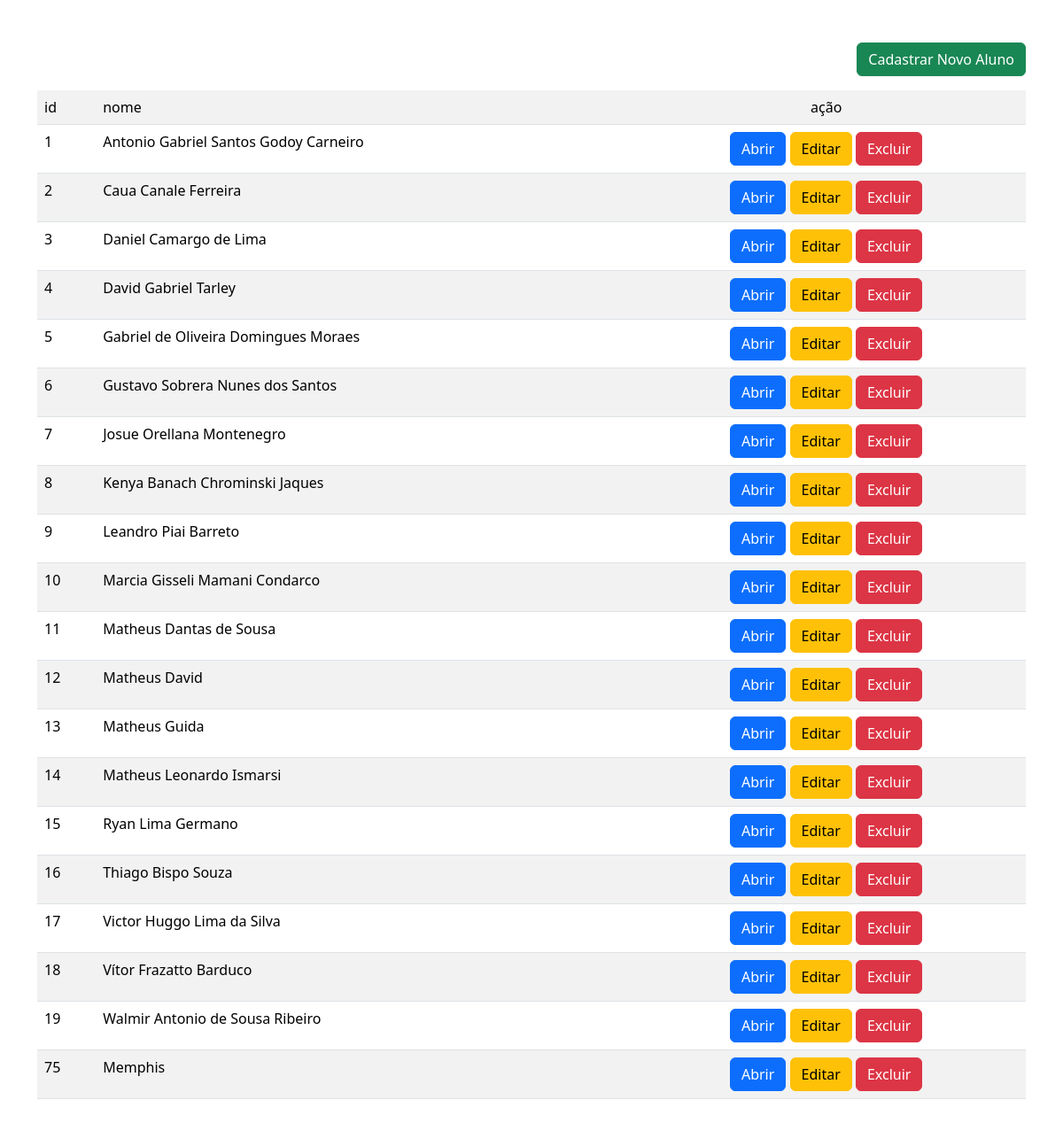
The page / on the database its author committed.
### tables this page shows
CREATE TABLE `tb_aluno` (
  `id` int(11) NOT NULL,
  `nome` varchar(50) NOT NULL
);

### index.php (the view, shortened to what this page needs)
<link href="https://cdn.jsdelivr.net/npm/bootstrap@5.3.3/dist/css/bootstrap.min.css" rel="stylesheet">
<?php
$dsn = 'mysql:dbname=bd_chamadinha;host=localhost';
$user = 'root';
$password = '';
$banco = new PDO($dsn, $user, $password);
$select = "SELECT * FROM tb_aluno";
$resultado = $banco->query($select)->fetchAll();
?>
<main class="container my-5">
    <table class="table table-striped">
        <div class="my-3 d-flex justify-content-end">
            <a href="formulario.php" class="btn btn-success">Cadastrar Novo Aluno</a>
        </div>
        <tr>
            <td>    id  </td>
            <td>    nome  </td>
            <td class="text-center">  ação </td>
        </tr>
        <?php foreach($resultado as $linha) {?>
            <tr>
                <td>  <?=$linha['id'] ?> </td>
                <td>  <?php echo $linha['nome'] ?> </td>
                <td class="text-center">
                    <a class="btn btn-primary" href="ficha.php?id_aluno=<?=$linha['id'] ?>">Abrir</a>
                    <a class="btn btn-warning" href="formulario-editar.php?id_aluno_alterar=<?=$linha['id'] ?>">Editar</a>
                    <a class="btn btn-danger" href="aluno-deletar.php?id=<?=$linha['id'] ?>">Excluir</a>
                </td>
            </tr>
        <?php } ?>
    </table>
</main>

### rows shown on the page
tb_aluno: id "1", nome "Antonio Gabriel Santos Godoy Carneiro"
tb_aluno: id "2", nome "Caua Canale Ferreira"
tb_aluno: id "3", nome "Daniel Camargo de Lima"
tb_aluno: id "4", nome "David Gabriel Tarley"
tb_aluno: id "5", nome "Gabriel de Oliveira Domingues Moraes"
tb_aluno: id "6", nome "Gustavo Sobrera Nunes dos Santos"
tb_aluno: id "7", nome "Josue Orellana Montenegro"
tb_aluno: id "8", nome "Kenya Banach Chrominski Jaques"
tb_aluno: id "9", nome "Leandro Piai Barreto"
tb_aluno: id "10", nome "Marcia Gisseli Mamani Condarco"
tb_aluno: id "11", nome "Matheus Dantas de Sousa"
tb_aluno: id "12", nome "Matheus David"
tb_aluno: id "13", nome "Matheus Guida"
tb_aluno: id "14", nome "Matheus Leonardo Ismarsi"
tb_aluno: id "15", nome "Ryan Lima Germano"
tb_aluno: id "16", nome "Thiago Bispo Souza"
tb_aluno: id "17", nome "Victor Huggo Lima da Silva"
tb_aluno: id "18", nome "Vítor Frazatto Barduco"
tb_aluno: id "19", nome "Walmir Antonio de Sousa Ribeiro"
tb_aluno: id "75", nome "Memphis"
